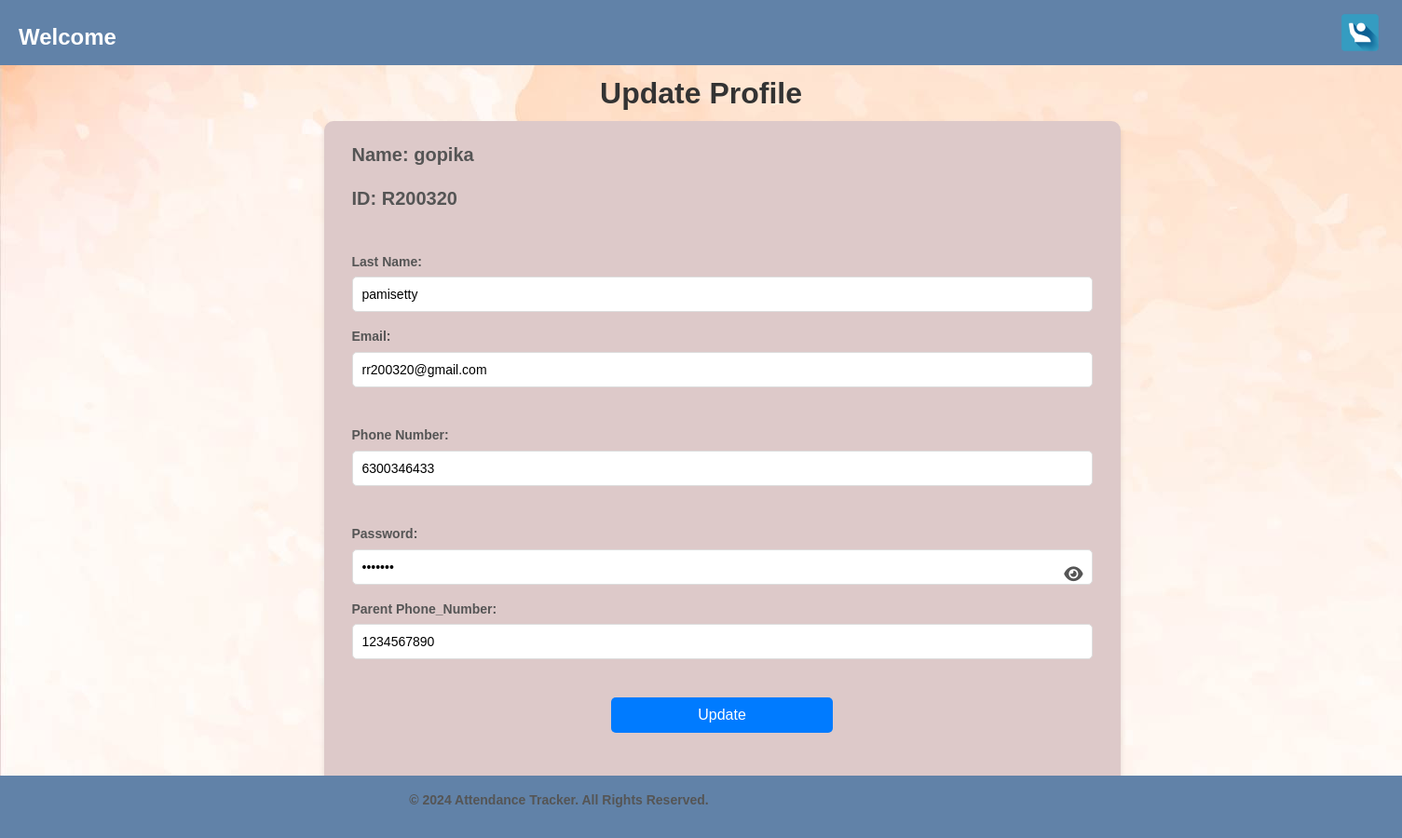
The app's page /update_profile/ (signed in) with its own data.
### backend/models.py (models this page shows, shortened)
class Student(models.Model):
    student_id = models.CharField(max_length=50, primary_key=True)
    firstname = models.CharField(max_length=100)
    lastname = models.CharField(max_length=100)
    email = models.EmailField(unique=True)
    password = models.CharField(max_length=255)
    phone_number = models.CharField(max_length=15, blank=True, null=True)
    parents_mobile_number = models.CharField(max_length=15, blank=True, null=True)
    ssc_gpa = models.FloatField()
    attendance_percentage = models.FloatField(blank=True, null=True)

### backend/views.py (the view, shortened to what this page needs)
# urls.py: path('update_profile/',views.update_profile,name='update_profile'),
def update_profile(request):
    student_id = request.session.get('student_id')
    firstname=request.session.get('firstname')
    if not student_id:
        return redirect('student_login')
    student = Student.objects.get(student_id=student_id)
    return render(request, 'backend/update_profile.html', {'student': student})

### backend/templates/backend/update_profile.html (shortened to what this page needs)
{% extends "base.html" %}
{% block content %}
    <link rel="stylesheet" href="https://cdnjs.cloudflare.com/ajax/libs/font-awesome/6.0.0-beta3/css/all.min.css">
    {%load static%}
</head>
<body>
    <h1 class="heading">Update Profile</h1>
    <form method="POST" style="align-items: center;" class="mid">
        <p>Name: {{ student.firstname }}</p>
        <p>ID: {{ student.student_id }}</p><br>
        <label>Last Name:</label>
        <input type="text" name="lastname" value="{{ student.lastname }}" required><br>
        <label>Email:</label>
        <input type="email" name="email" value="{{ student.email }}" required><br>
        <br>
        <label>Phone Number:</label>
        <input type="text" name="phone_number" value="{{ student.phone_number }}" required><br>
        <br>
        <label>Password:</label>
        <div style="position: relative;">
            <input type="password" id="password" name="password" value="{{ student.password }}" required>
            <button type="button" id="togglePassword" style="position: absolute; right: 10px; top: 50%; transform: translateY(-50%); background: none; border: none; cursor: pointer;">
                <i id="passwordIcon" class="fa fa-eye"></i>
            </button>
        </div>
        <label>Parent Phone_Number:</label>
        <input type="text" name="phone_number" value="{{ student.parents_mobile_number }}" required><br><br>
        <center><button type="submit"  class="button" style="width: 30%; text-align: center;">Update</button></center>
    </form>
</body>
{% endblock %}

### backend/templates/base.html (style rules this page uses)
* { margin: 0; padding: 0; box-sizing: border-box; }
body { font-family: Arial, sans-serif; background-color: #f9f9f9; color: #333; line-height: 1.6; display: flex; flex-direction: column; min-height: 100vh; margin:0; }

### records on screen
Student: firstname "gopika", student_id "R200320", lastname "pamisetty", email "rr200320@gmail.com", phone_number "6300346433", phone_number "1234567890"
